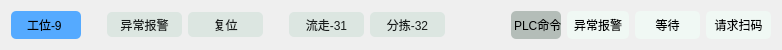
  <widget class="QWidget" name="layoutWidget_9">
   <property name="geometry">
    <rect>
     <x>20</x>
     <y>449</y>
     <width>781</width>
     <height>30</height>
    </rect>
   </property>
   <layout class="QGridLayout" name="gridLayout_9">
    <item row="0" column="10">
     <widget class="QPushButton" name="pb_CmdA_9">
      <property name="minimumSize">
       <size>
        <width>75</width>
        <height>25</height>
       </size>
      </property>
      <property name="styleSheet">
       <string notr="true">background: rgb(220, 230, 225);
border-color: rgb(0, 0, 0);
border-radius: 5px;
color:rgb(24, 28, 27);</string>
      </property>
      <property name="text">
       <string>流走-31</string>
      </property>
     </widget>
    </item>
    <item row="0" column="16">
     <widget class="QLabel" name="lb_RequestCode_9">
      <property name="minimumSize">
       <size>
        <width>65</width>
        <height>25</height>
       </size>
      </property>
      <property name="styleSheet">
       <string notr="true">border-radius: 5px;
background-color: rgb(240, 248, 244);</string>
      </property>
      <property name="text">
       <string>请求扫码</string>
      </property>
      <property name="alignment">
       <set>Qt::AlignCenter</set>
      </property>
     </widget>
    </item>
    <item row="0" column="13">
     <widget class="QLabel" name="label_12">
      <property name="minimumSize">
       <size>
        <width>50</width>
        <height>25</height>
       </size>
      </property>
      <property name="styleSheet">
       <string notr="true">border-radius: 5px;
background-color: rgb(180, 189, 184);</string>
      </property>
      <property name="text">
       <string> PLC命令</string>
      </property>
      <property name="alignment">
       <set>Qt::AlignCenter</set>
      </property>
     </widget>
    </item>
    <item row="0" column="3">
     <spacer name="horizontalSpacer_26">
      <property name="orientation">
       <enum>Qt::Horizontal</enum>
      </property>
      <property name="sizeType">
       <enum>QSizePolicy::Fixed</enum>
      </property>
      <property name="sizeHint" stdset="0">
       <size>
        <width>20</width>
        <height>20</height>
       </size>
      </property>
     </spacer>
    </item>
    <item row="0" column="6">
     <spacer name="horizontalSpacer_27">
      <property name="orientation">
       <enum>Qt::Horizontal</enum>
      </property>
      <property name="sizeType">
       <enum>QSizePolicy::Fixed</enum>
      </property>
      <property name="sizeHint" stdset="0">
       <size>
        <width>20</width>
        <height>20</height>
       </size>
      </property>
     </spacer>
    </item>
    <item row="0" column="4">
     <widget class="QPushButton" name="pb_Error_9">
      <property name="minimumSize">
       <size>
        <width>75</width>
        <height>25</height>
       </size>
      </property>
      <property name="styleSheet">
       <string notr="true">background: rgb(220, 230, 225);
border-color: rgb(0, 0, 0);
border-radius: 5px;
color:rgb(24, 28, 27);</string>
      </property>
      <property name="text">
       <string>异常报警</string>
      </property>
     </widget>
    </item>
    <item row="0" column="12">
     <spacer name="horizontalSpacer_28">
      <property name="orientation">
       <enum>Qt::Horizontal</enum>
      </property>
      <property name="sizeType">
       <enum>QSizePolicy::Fixed</enum>
      </property>
      <property name="sizeHint" stdset="0">
       <size>
        <width>60</width>
        <height>20</height>
       </size>
      </property>
     </spacer>
    </item>
    <item row="0" column="11">
     <widget class="QPushButton" name="pb_CmdB_9">
      <property name="minimumSize">
       <size>
        <width>75</width>
        <height>25</height>
       </size>
      </property>
      <property name="styleSheet">
       <string notr="true">background: rgb(220, 230, 225);
border-color: rgb(0, 0, 0);
border-radius: 5px;
color:rgb(24, 28, 27);</string>
      </property>
      <property name="text">
       <string>分拣-32</string>
      </property>
     </widget>
    </item>
    <item row="0" column="15">
     <widget class="QLabel" name="lb_Wait_9">
      <property name="minimumSize">
       <size>
        <width>65</width>
        <height>25</height>
       </size>
      </property>
      <property name="styleSheet">
       <string notr="true">border-radius: 5px;
background-color: rgb(240, 248, 244);</string>
      </property>
      <property name="text">
       <string>等待</string>
      </property>
      <property name="alignment">
       <set>Qt::AlignCenter</set>
      </property>
     </widget>
    </item>
    <item row="0" column="2">
     <widget class="QLabel" name="lb_WorkStation_9">
      <property name="minimumSize">
       <size>
        <width>70</width>
        <height>28</height>
       </size>
      </property>
      <property name="styleSheet">
       <string notr="true">border-radius: 5px;
background-color: rgb(85, 170, 255);</string>
      </property>
      <property name="text">
       <string>工位-9 </string>
      </property>
      <property name="alignment">
       <set>Qt::AlignCenter</set>
      </property>
     </widget>
    </item>
    <item row="0" column="14">
     <widget class="QLabel" name="lb_Error_9">
      <property name="minimumSize">
       <size>
        <width>62</width>
        <height>25</height>
       </size>
      </property>
      <property name="styleSheet">
       <string notr="true">border-radius: 5px;
background-color: rgb(240, 248, 244);</string>
      </property>
      <property name="text">
       <string>异常报警</string>
      </property>
      <property name="alignment">
       <set>Qt::AlignCenter</set>
      </property>
     </widget>
    </item>
    <item row="0" column="5">
     <widget class="QPushButton" name="pb_Reset_9">
      <property name="minimumSize">
       <size>
        <width>75</width>
        <height>25</height>
       </size>
      </property>
      <property name="styleSheet">
       <string notr="true">background: rgb(220, 230, 225);
border-color: rgb(0, 0, 0);
border-radius: 5px;
color:rgb(24, 28, 27);</string>
      </property>
      <property name="text">
       <string>复位</string>
      </property>
     </widget>
    </item>
   </layout>
  </widget>
